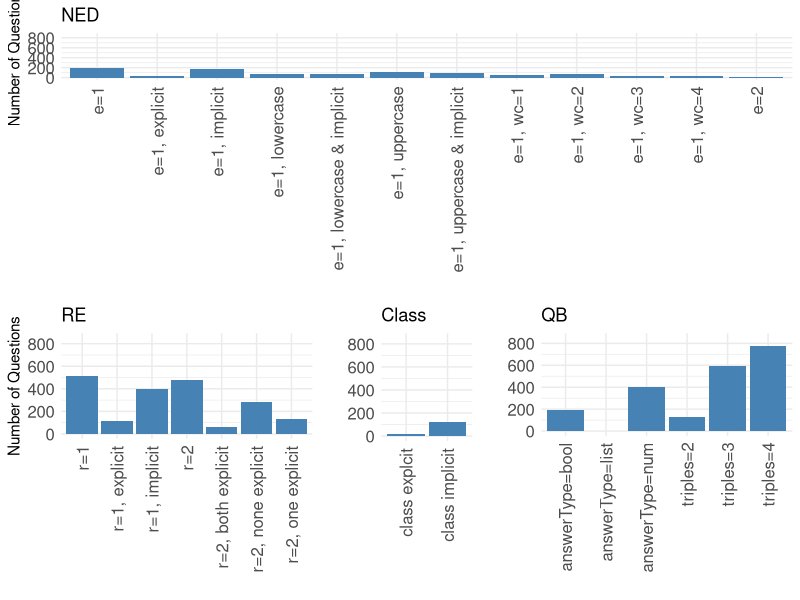
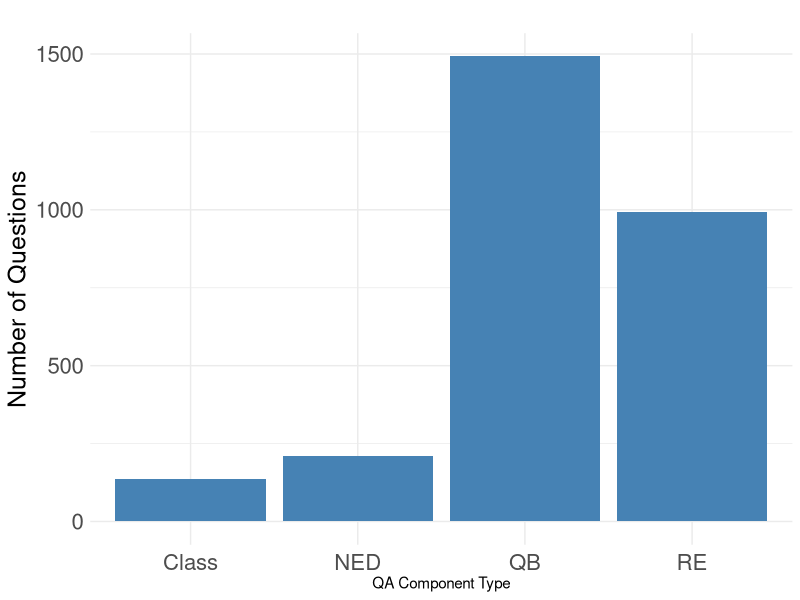

R code for these plots, in order:
#########################################################
### install and load R packages
#########################################################

if (!require("gridExtra")) {
  install.packages("gridExtra")
}
if (!require("grid")) {
  install.packages("grid")
}
if (!require("ggplot2")) {
  install.packages("ggplot2")
}

library(gridExtra)
library(grid)
library(ggplot2)


#########################################################
### functions
#########################################################

plotbars <- function(data, ylab, title) {
  p <- ggplot(data = data,
              aes(x = feature, y = number)) +
    xlab("") +
    ylab(ylab) +
    ggtitle(title) +
    geom_bar(stat = "identity",
             fill = "steelblue") +
    theme_minimal() +
    theme(axis.text.x = element_text(angle = 90, hjust = 1, vjust = 0.5, size = 12),
          axis.text.y = element_text(size = 12))
  return(p)
}


#########################################################
### plot all barplots
#########################################################

# Unanswered questions per question type
neddata <- read.csv("data/ned-unanswered.csv", sep = ',')
plot1 <- plotbars(neddata, "Number of Questions", "NED") +
  scale_y_continuous(limits = c(0, 850))

reldata <- read.csv("data/rel-unanswered.csv", sep = ',')
plot2 <- plotbars(reldata, "Number of Questions", "RE") +
  scale_y_continuous(limits = c(0, 850))

classdata <- read.csv("data/class-unanswered.csv", sep = ',')
plot3 <- plotbars(classdata, "", "Class") +
  scale_y_continuous(limits = c(0, 850)) +
  theme(axis.title.x = element_text(margin = margin(t = 0, r = 0, b = 25, l = 0)))

qbdata <- read.csv("data/qb-unanswered.csv", sep = ',')
plot4 <- plotbars(qbdata, "", "QB") +
  scale_y_continuous(limits = c(0, 850))

pdf("unanswered-1.pdf")
lay <- rbind(c(1,1,1,1,1),
             c(2,2,3,4,4))
grid.arrange(plot1, plot2, plot3, plot4, layout_matrix = lay)
dev.off()

# All unanswered questions
allunanswered <- read.csv("data/unanswered.csv", sep = ',')
plot5 <- plotbars(allunanswered, "Number of Questions", "")

ggsave("unanswered-2.pdf", plot5 +
         xlab("QA Component Type") +
         theme(axis.text.x = element_text(angle = 0, hjust = 0.5, vjust = 0.5, size = 16),
               axis.text.y = element_text(size = 16),
               axis.title.y = element_text(size = 18)))
